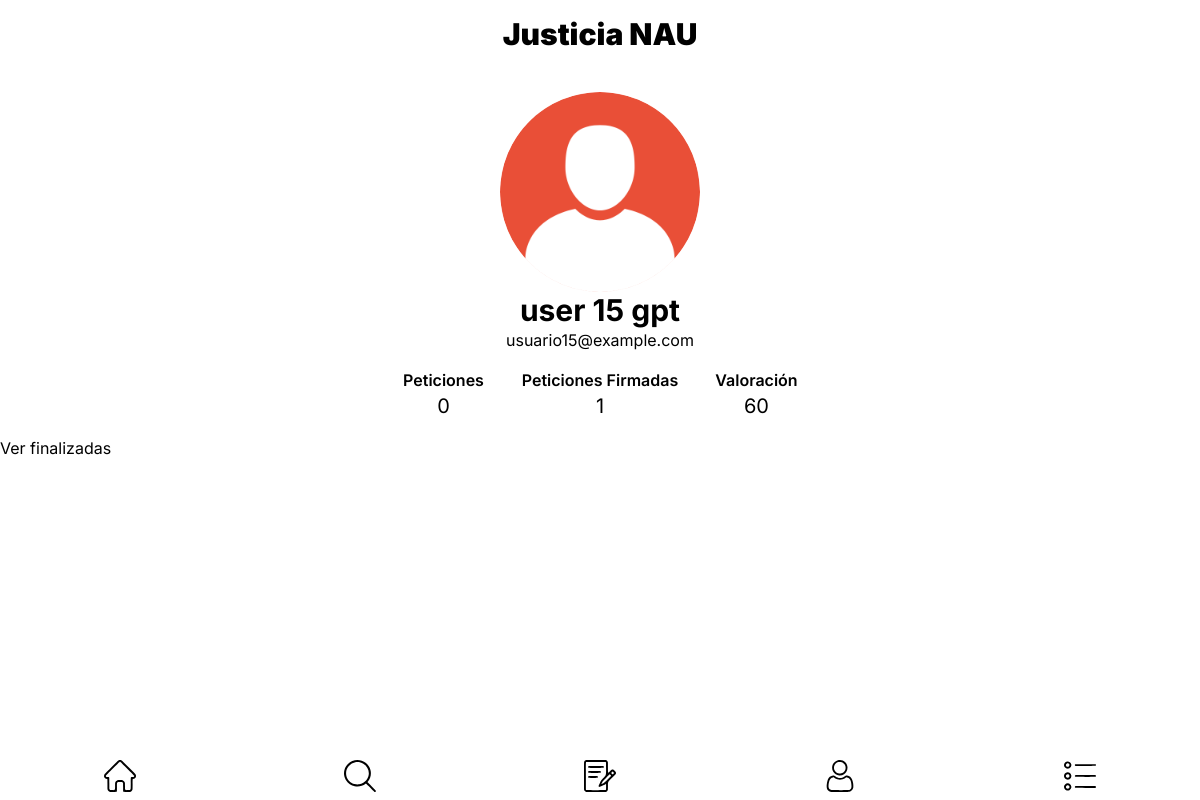
Page /profile.php?user=usuario15@example.com on the earlier database version.
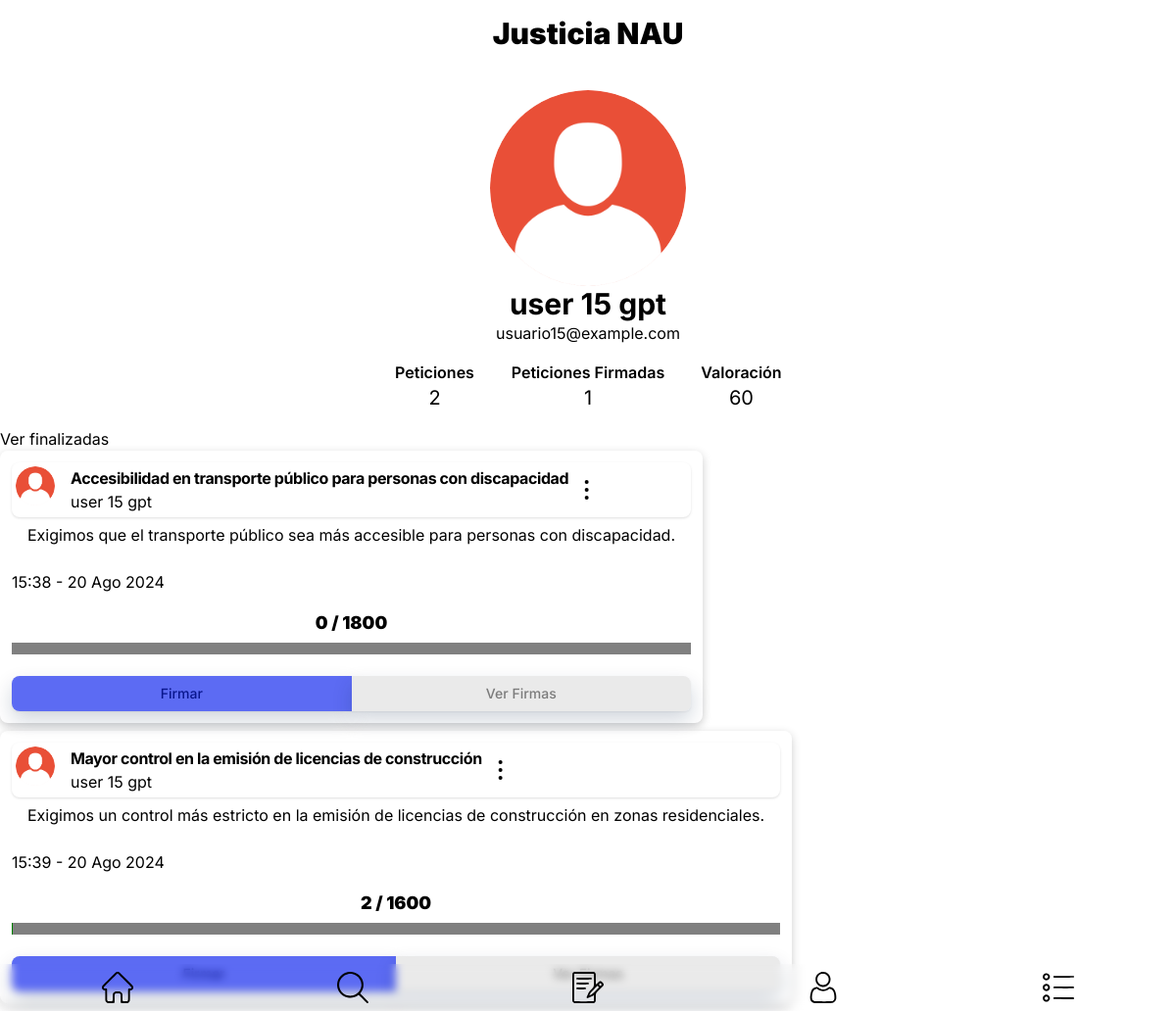
Same page on the later database version.
### tables this page shows
CREATE TABLE `usuario` (
  `correo` char(40) NOT NULL,
  `nombreUsuario` char(25) NOT NULL,
  `contrasena` char(60) NOT NULL,
  `fechaCreacion` date NOT NULL DEFAULT curdate(),
  `verificado` int(1) NOT NULL DEFAULT 0,
  `sancion` int(3) NOT NULL DEFAULT 0,
  `imagen` char(43) NOT NULL DEFAULT 'default.png',
  `valoracion` int(11) NOT NULL DEFAULT 0,
  `nombreRol` char(10) NOT NULL DEFAULT 'user'
);

CREATE TABLE `peticion` (
  `nroPet` int(11) NOT NULL,
  `estado` int(1) NOT NULL DEFAULT 0,
  `objFirmas` int(11) NOT NULL DEFAULT 0,
  `titulo` char(100) DEFAULT NULL,
  `cuerpo` text DEFAULT NULL,
  `fecha` datetime NOT NULL DEFAULT current_timestamp(),
  `correo` char(40) NOT NULL,
  `nombreDest` char(30) DEFAULT NULL,
  `nombrePais` char(25) DEFAULT NULL,
  `nombreProv` char(25) DEFAULT NULL,
  `nombreLoc` char(30) DEFAULT NULL,
  `nroPet_multiple` int(11) DEFAULT NULL
);

### app/models/peticion.php (the view, shortened to what the rows shown need)
<?php
require_once "usuario.php";
class Peticion{
    private int $nroPet;
    private int $estado;
    private int $objFirmas;
    private string $titulo;
    private string $cuerpo;
    private string $fecha;
    private Usuario|Afiliado $usuario;
    private array $firmas;
    private array $imagenes;
    private array $meses = [
        "01" => "Ene",
        "02" => "Feb",
        "03" => "Mar",
        "04" => "Abr",
        "05" => "May",
        "06" => "Jun",
        "07" => "Jul",
        "08" => "Ago",
        "09" => "Sep",
        "10" => "Oct",
        "11" => "Nov",
        "12" => "Dic"
    ];
    public function __construct(int $nroPet, int $estado, int $objFirmas, string $fecha=NULL, string $titulo=NULL, string $cuerpo=NULL, Usuario|Afiliado $usuario=NULL, array $tematicas=[], array $firmas=[], array $imagenes=[], Destino $destino=NULL, Localidad $localidad=NULL,  PeticionMultiple $pet_multiple=NULL){
        $this->nroPet = $nroPet;
        $this->estado = $estado;
        $this->objFirmas = $objFirmas;
        $this->titulo = $titulo;
        $this->cuerpo = $cuerpo;
        $this->fecha = $fecha;
        $this->usuario = $usuario;
        $this->firmas = $firmas;
        $this->imagenes = $imagenes;
    }
    public function getFecha():string{
        return substr($this->fecha,11,5)." - ".substr($this->fecha,8,2)." ".$this->meses[substr($this->fecha,5,2)]." ".substr($this->fecha,0,4);
    }
    public function mostrarPeticion(bool $firmada, string $correoVeedor){
        $opciones=$this->opcionesPeticion($correoVeedor);
        $peticion= "
            <div class='peticion inline-block bg-red-50 mb-2 p-3 rounded-lg' style='box-shadow: 0 3px 10px rgb(0,0,0,0.2);'>
            <div class='flex flex-row items-center p-1 rounded-lg shadow w-full'>
                <div class='flex space-x-4'>
                    <div class='image-div'>
                        <div>
                            <figure class='image'>
                                <a href='profile.php?user={$this->usuario->getCorreo()}'>
                                    <img class='min-w-10 w-10 h-10 rounded-full' src='images/profiles/{$this->usuario->mostrarImagen()}'>
                                </a>
                            </figure>
                        </div>
                    </div>
                    <div class='post-header'>
                        <div>
                            <h5 class='text-pretty text-l font-bold tracking-tight text-gray-900 dark:text-black truncate'>{$this->titulo}</h5>
                        </div>
                        <div>
                            <a href='profile.php?user={$this->usuario->getCorreo()}' class='search-link'>
                                <p class='font-normal text-gray-100 dark:text-gray-400'>{$this->usuario->getNombre()}</p>
                            </a>
                        </div>
                    </div>
                    {$this->nroPet}
                </div>
                <div>
                    <div id='dropdown{$this->nroPet}' class='pet-dropdown-menu z-10 z-50 hidden bg-white divide-y divide-gray-100 rounded-lg shadow w-44 dark:bg-gray-700 dark:divide-gray-600' style='position: absolute; inset: 0px auto auto 0px; margin: 0px; /*transform: translate3d(277.6px, 4568.8px, 0px);*/' aria-hidden='true' data-popper-placement='bottom'>
                        <ul class='py-2 text-sm text-gray-700 dark:text-gray-200' aria-labelledby='dropdownMenuIconButton'>";
                        $peticion.=$opciones;
                        $peticion.="
                        <div class='py-2'>
                        <a href='#' class='block px-4 py-2 text-sm text-gray-700 hover:bg-gray-100 dark:hover:bg-gray-600 dark:text-gray-200 dark:hover:text-white'>Separated link</a>
                        </div>
                    </div>
                </div>
                </div>
                <div class='card-content'>
                    <div class='mt-1.5 px-4'>
                        <p >{$this->cuerpo}</p><br>";
                                $peticion.="
                    </div>
                    <div class='grid grid-cols-2 md:grid-cols-4 gap-4 {$this->cssClassForImages()}'>";
        $peticion.="
                    </div>";
        $arregloAlgFirmas=$this->algoritmoFirmas();
        $peticion.="
                <time class='-mt-4' datetime='{$this->fecha}'>{$this->getFecha()}</time>
                </div>
                <div class='mark1'>
                    {$arregloAlgFirmas['texto']}
                    <progress class='h-3 w-full' value='{$this->getCantFirmas()}' id='progress{$this->nroPet}' max='{$this->objFirmas}' style='--value: {$this->getCantFirmas()}; --max: {$this->objFirmas};'></progress>";
        $peticion.="
                </div>
                <footer class='card-footer mt-4'>";
        if ($this->estado>0)
            $peticion.="
                    <div class='grid grid-cols-1 rounded-md shadow-sm' role='group'>";
        else if ($this->estado==0)
        {
            $peticion.="
                    <div class='grid grid-cols-2 rounded-md shadow-sm' role='group'>";
            if ($firmada)
            {
                $peticion.="
                            <button value='{$this->nroPet}' id='firmar{$this->nroPet}' type='button' class='sign px-4 py-2 text-sm font-medium text-gray-900 rounded-s-lg hover:bg-gray-900  focus:z-10 focus:ring-2 focus:ring-gray-500 focus:bg-gray-900  dark:border-white dark:text-white dark:hover:text-white dark:hover:bg-gray-700 dark:focus:bg-gray-700' style='box-shadow: rgba(13, 38, 76, 0.19) 0px 9px 20px; background-color: #5C6BF3; color: #09168D;'>
                                Quitar Firma
                            </button>";
            }else
            {
                $peticion.="
                            <button data-modal-target='firma' data-modal-toggle='firma' value='{$this->nroPet}' id='firmar{$this->nroPet}' type='button' class='sign px-4 py-2 text-sm font-medium text-gray-900 bg-transparent box-shadow: rgba(0, 0, 0, 0.24) 0px 3px 8px; rounded-s-lg hover:bg-gray-900  focus:z-10 focus:ring-2 focus:ring-gray-500 focus:bg-gray-900  dark:border-white dark:text-white dark:hover:text-white dark:hover:bg-gray-700 dark:focus:bg-gray-700' style='box-shadow: rgba(13, 38, 76, 0.19) 0px 9px 20px;  background-color: #5C6BF3; color: #09168D;'>
                                Firmar
                            </button>";
            }
        }
        $peticion.="
                        <button value='{$this->nroPet}' id='verFirmas{$this->nroPet}' type='button' class='view-signers px-4 py-2 text-sm font-medium text-gray-900 bg-transparent shadow-ragnarok rounded-e-lg hover:bg-gray-900 focus:shadow-warm focus:z-10 focus:ring-2 focus:ring-gray-500 focus:bg-gray-900 dark:border-white dark:text-white dark:hover:text-white dark:hover:bg-gray-700 dark:focus:bg-gray-700' style='box-shadow: rgba(13, 38, 76, 0.19) 0px 9px 20px; background-color: #EAEAEA; color: #7B7B7B;'>
                                Ver Firmas
                            </button>
                        </div>
                    </footer>
                </div>";
        return $peticion;
    }
    public function getCantFirmas():int{
        return count($this->firmas);
    }
    public function cssClassForImages():string{
        $cont=count($this->imagenes);
        if ($cont==1){
            return "one";
        }
        else if ($cont==2){
            return "two";
        }
        else if ($cont==3){
            return "three";
        }
        else if ($cont==4){
            return "four";
        }
        else{
            return "display-off";
        }
    }
    public function algoritmoFirmas(){
        $objetivo = $this->objFirmas;
        $cantidad = $this->getCantFirmas();
        try{
            $porcActual=$cantidad/$objetivo*100;
        }catch (DivisionByZeroError $e){
            $porcActual=0;
        }
        $porcActual=number_format($porcActual,2,".");
        $texto="<p class='font-black text-lg mt-4 text-center'><span id='cantSpan{$this->nroPet}'>$cantidad</span> / $objetivo</p>";
        return [
            "texto"=>$texto,
            "porcentaje"=>$porcActual
        ];
    }
    private function opcionesPeticion(string $correoVeedor){
        $div="";
        $div.="
            <li>
                <a href='search.php?petition={$this->nroPet}' class='block px-4 py-2 hover:bg-gray-100 dark:hover:bg-gray-600 dark:hover:text-white'>Ver</a>
            </li>";
        $div.="
        <div class='py-2'>
                <a href='#' class='block px-4 py-2 text-sm text-gray-700 hover:bg-gray-100 dark:hover:bg-gray-600 dark:text-gray-200 dark:hover:text-white'>Compartir</a>
            </div>
        ";
        return $div;
    }
}
?>

### app/models/usuario.php (shortened to what the rows shown need)
<?php
class Usuario{
	private string $correo;
	private ?string $nombreUsuario;
	private string $imagen;
	private int $valoracion;
	public function __construct(string $correo, ?string $nombreUsuario, int $sancion, bool $verificado, string $imagen, int $valoracion, Rol $rol){
		$this->correo=$correo;
		$this->nombreUsuario=$nombreUsuario;
		$this->imagen=$imagen;
		$this->valoracion=$valoracion;
	}
	public function getCorreo():string{
		return $this->correo;
	}
	public function getNombre():string{
		return $this->nombreUsuario;
	}
	public function mostrarImagen(){
		return $this->imagen;
	}
	public function mostrarPerfil(string $usuarioVisitante='',string $tipoUsuario){
		$peticiones=$this->getPeticiones();
		$usuario = "
		<div class='perfil mb-4'>
			<div class='presentacion'>
				<div class='flex justify-center'>
					<img class='js-modal-trigger rounded-full  mt-8' data-target='{$this->imagen}' src='images/profiles/{$this->imagen}' style='width: 200px; height: 200px;'>
				</div>
                <div id='{$this->imagen}' class='modal'>
                        <img src='images/profiles/{$this->imagen}'>
				<div class='info grid gap-4 justify-center max-w-full'>
					<div class='nombre grid col-span-3 justify-self-center'>
						<h2 class='text-3xl font-bold text-center'>{$this->nombreUsuario}</h2>
						<p class='text-center'>{$this->correo}</p>
					</div>
						<div class='cantidad-peticiones'>".
						count($peticiones)
						."<br>peticiones
						<div class='cantidad-firmas'>".
						$this->cantidadFirmas()
						."<br>peticiones firmadas
						<div class='valoracion'>".
						$this->valoracion
						."<br>valoracion
                        <nav class='level is-mobile grid col-span-3 grid-cols-3'>
                                    <p class='text-xl'>".count($peticiones)."</p>
                                    <p class='text-xl'>".$this->cantidadFirmas()."</p>
                            <div class='text-center'>
                                    <p class='font-semibold'>Valoración</p>
                                    <p class='text-xl'>".$this->valoracion."</p>
                            </div>
                        </nav>
					</div>
				</div>
			</div>
			<div class='peticiones'>";
            $activas = "<div class='active-petitions visible' id='activas'>";
            $finalizadas = "<div class='ended-petitions oculto' id='finalizadas'>";
            if ($tipoUsuario=="correo")
            {
                foreach($peticiones as $peticion){
                    if ($peticion->estaTerminada() || $peticion->estaArchivada())
                        $finalizadas.= $peticion->mostrarPeticion(Firmas::firmaExiste($peticion->getNumero(),$usuarioVisitante),$usuarioVisitante);
                    else
                        $activas.= $peticion->mostrarPeticion(Firmas::firmaExiste($peticion->getNumero(),$usuarioVisitante),$usuarioVisitante);
                }
            }
            else
            {
                foreach($peticiones as $peticion){
                    if ($peticion->estaTerminada() || $peticion->estaArchivada())
                        $finalizadas.=$peticion->mostrarPeticion(FALSE,"");
                    else
                        $activas.=$peticion->mostrarPeticion(FALSE,"");
                }
            }
            $activas.= "</div>";
            $finalizadas.= "</div>";
            $usuario.=$activas;
            $usuario.=$finalizadas;
		$usuario.= "
			</div>
		</div>
		";
		return $usuario;
	}
	public function getPeticiones():array{
		try{
            $conexion = BDconection::conectar("user");
            $sql = "SELECT nroPet
            FROM peticion
            WHERE correo=:correo
			AND estado>=0";
            $query=$conexion->prepare($sql);
            $query->execute([
                ":correo"=>$this->correo
            ]);
            if ($result=$query->fetchAll()){
				$peticiones=[];
				foreach ($result as $numero){
					array_push($peticiones,Peticiones::getPeticionByNumero($numero["nroPet"]));
				}
				return $peticiones;
            }else{
				return [];
            }
        }catch (PDOException $e) {
            error_log('Database error: ' . $e->getMessage());
            echo $e->getMessage();
            echo 'Lo sentimos, ha ocurrido un problema. Por favor, inténtelo de nuevo más tarde.';
        } catch (Exception $e) {
            error_log('General error: ' . $e->getMessage());
            echo $e->getMessage();
            echo 'Lo sentimos, ha ocurrido un problema. Por favor, inténtelo de nuevo más tarde.';
        }
	}
	public function cantidadFirmas():int{
		try{
            $conexion = BDconection::conectar("user");
            $sql = "SELECT COUNT(*) as cantidad
            FROM firma
            WHERE correo=:correo";
            $query=$conexion->prepare($sql);
            $query->execute([
                ":correo"=>$this->correo
            ]);
            if ($result=$query->fetch()){
				return $result["cantidad"];
            }else{
                return 0;
            }
        }catch (PDOException $e) {
            error_log('Database error: ' . $e->getMessage());
            echo $e->getMessage();
            echo 'Lo sentimos, ha ocurrido un problema. Por favor, inténtelo de nuevo más tarde.';
        } catch (Exception $e) {
            error_log('General error: ' . $e->getMessage());
            echo $e->getMessage();
            echo 'Lo sentimos, ha ocurrido un problema. Por favor, inténtelo de nuevo más tarde.';
        }
	}
}
?>

Differences in the rows shown:
shown differently, row unchanged: usuario "user 15 gpt": nombreUsuario (not shown) → "user 15 gpt user 15 gpt"
added peticion: titulo "Accesibilidad en transporte público para personas con discapacidad", cuerpo "Exigimos que el transporte público sea más accesible para personas con discapacidad.", fecha "15:38 - 20 Ago 2024", objFirmas "1800"
added peticion: titulo "Mayor control en la emisión de licencias de construcción", cuerpo "Exigimos un control más estricto en la emisión de licencias de construcción en zonas residenciales.", fecha "15:39 - 20 Ago 2024", objFirmas "1600"
Other differences:
count($peticiones): "0" → "2"
$cantidad: (not shown) → "0 2"
text now shown: "/ / Firmar Firmar Ver Firmas"
